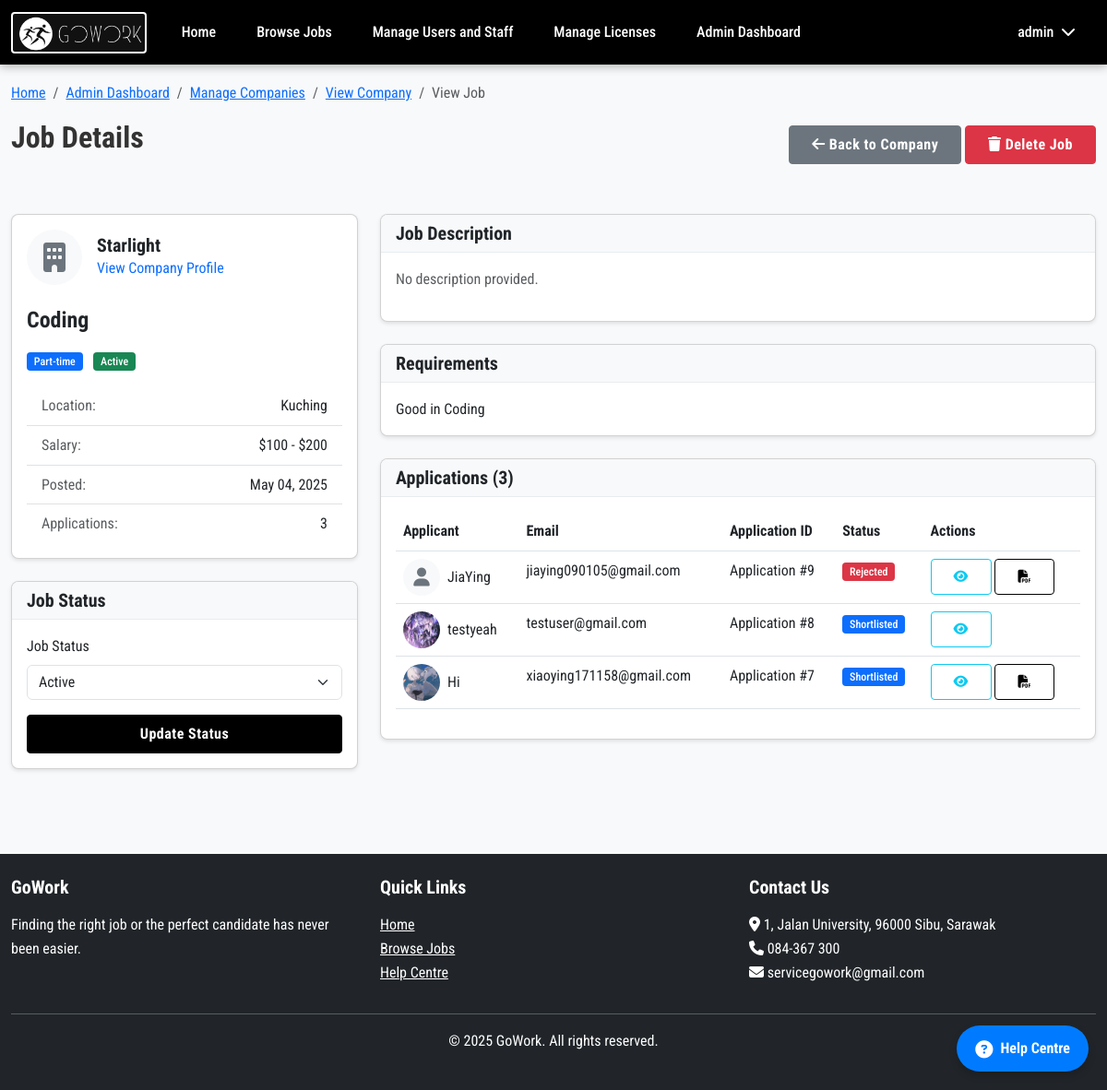
Page /pages/admin/view_job.php?id=7 (signed in) on the committed database.
### tables this page shows
CREATE TABLE `users` (
  `user_id` int(11) NOT NULL,
  `username` varchar(50) NOT NULL,
  `email` varchar(100) NOT NULL,
  `password` varchar(255) NOT NULL,
  `profile_picture` varchar(255) DEFAULT NULL,
  `user_type` int(11) NOT NULL,
  `created_at` timestamp NOT NULL DEFAULT current_timestamp(),
  `updated_at` timestamp NOT NULL DEFAULT current_timestamp() ON UPDATE current_timestamp()
);

CREATE TABLE `jobs` (
  `job_id` int(11) NOT NULL,
  `company_id` int(11) NOT NULL,
  `job_title` varchar(100) NOT NULL,
  `description` text NOT NULL,
  `salary_min` decimal(10,2) DEFAULT NULL,
  `salary_max` decimal(10,2) DEFAULT NULL,
  `location` varchar(100) NOT NULL,
  `requirements` text DEFAULT NULL,
  `job_type` varchar(50) NOT NULL,
  `categories` text DEFAULT NULL,
  `posted_date` timestamp NOT NULL DEFAULT current_timestamp(),
  `is_active` tinyint(1) DEFAULT 1,
  `state` varchar(50) DEFAULT NULL,
  `region` varchar(100) DEFAULT NULL,
  `category` varchar(100) DEFAULT NULL,
  `skills` text DEFAULT NULL
);

CREATE TABLE `companies` (
  `company_id` int(11) NOT NULL,
  `user_id` int(11) NOT NULL,
  `company_name` varchar(100) NOT NULL,
  `description` text DEFAULT NULL,
  `company_culture` text DEFAULT NULL,
  `contact_number` varchar(20) DEFAULT NULL,
  `address` varchar(255) DEFAULT NULL,
  `city` varchar(50) DEFAULT NULL,
  `state` varchar(50) DEFAULT NULL,
  `country` varchar(50) DEFAULT NULL,
  `license_path` varchar(255) DEFAULT NULL,
  `license_status` enum('Pending','Approved','Not Approved') DEFAULT 'Pending',
  `created_at` timestamp NOT NULL DEFAULT current_timestamp(),
  `updated_at` timestamp NOT NULL DEFAULT current_timestamp() ON UPDATE current_timestamp()
);

CREATE TABLE `applications` (
  `application_id` int(11) NOT NULL,
  `job_id` int(11) NOT NULL,
  `user_id` int(11) NOT NULL,
  `applied_date` timestamp NOT NULL DEFAULT current_timestamp(),
  `status` varchar(20) NOT NULL DEFAULT 'Pending',
  `resume_path` varchar(255) DEFAULT NULL,
  `is_hidden_from_user` tinyint(1) NOT NULL DEFAULT 0,
  `created_at` timestamp NOT NULL DEFAULT current_timestamp()
);

### pages/admin/view_job.php (the view, shortened to what the rows shown need)
<?php
require_once '../../includes/database.php';
require_once '../../includes/functions.php';
$jobId = isset($_GET['id']) ? (int)$_GET['id'] : 0;
$sql = "SELECT j.*, c.company_name, c.company_id, u.email, u.profile_picture, c.user_id as company_user_id
        FROM jobs j
        JOIN companies c ON j.company_id = c.company_id
        JOIN users u ON c.user_id = u.user_id
        WHERE j.job_id = ?";
$job = fetchRow($sql, 'i', [$jobId]);
$sql = "SELECT a.*, u.email, u.username, u.profile_picture
        FROM applications a
        JOIN users u ON a.user_id = u.user_id
        WHERE a.job_id = ?
        ORDER BY a.application_id DESC";
$applications = fetchAll($sql, 'i', [$jobId]);
require_once '../../includes/header.php';
?>
<div class="container">
    <div class="row mb-4">
        <div class="col-12">
            <div class="d-flex justify-content-between align-items-center mb-4">
                <h2>Job Details</h2>
            </div>
        </div>
    </div>
    <div class="row">
        <div class="col-md-4 mb-4">
            <div class="card">
                <div class="card-body">
                    <div class="d-flex align-items-center mb-4">
                        <?php if ($job['profile_picture']): ?>
                            <img src="<?php echo SITE_URL; ?>/uploads/profile_pictures/<?php echo $job['profile_picture']; ?>" alt="Company Logo" class="rounded-circle me-3" width="60" height="60">
                        <?php else: ?>
                            <div class="rounded-circle bg-light d-inline-flex align-items-center justify-content-center me-3" style="width: 60px; height: 60px">
                            </div>
                        <?php endif; ?>
                        <div>
                            <h5 class="mb-0"><?php echo htmlspecialchars($job['company_name']); ?></h5>
                            <a href="<?php echo SITE_URL; ?>/pages/admin/view_user.php?id=<?php echo $job['company_user_id']; ?>" class="text-decoration-none">
                                View Company Profile
                            </a>
                        </div>
                    </div>
                    <h4 class="mb-3"><?php echo htmlspecialchars($job['job_title']); ?></h4>
                    <div class="mb-3">
                        <span class="badge bg-primary me-2"><?php echo htmlspecialchars($job['job_type']); ?></span>
                        <?php if ($job['is_active']): ?>
                            <span class="badge bg-success">Active</span>
                        <?php else: ?>
                            <span class="badge bg-secondary">Inactive</span>
                        <?php endif; ?>
                    </div>
                    <div class="list-group list-group-flush">
                        <div class="list-group-item">
                            <div class="row">
                                <div class="col-6 text-muted">Location:</div>
                                <div class="col-6 text-end"><?php echo htmlspecialchars($job['location']); ?></div>
                            </div>
                        </div>
                        <div class="list-group-item">
                            <div class="row">
                                <div class="col-6 text-muted">Salary:</div>
                                <div class="col-6 text-end">
                                    <?php
                                    if (!empty($job['salary_min']) && !empty($job['salary_max'])) {
                                        echo '$' . number_format($job['salary_min']) . ' - $' . number_format($job['salary_max']);
                                    } elseif (!empty($job['salary_min'])) {
                                        echo 'From $' . number_format($job['salary_min']);
                                    } elseif (!empty($job['salary_max'])) {
                                        echo 'Up to $' . number_format($job['salary_max']);
                                    } else {
                                        echo 'Not specified';
                                    }
                                    ?>
                                </div>
                            </div>
                        </div>
                        <div class="list-group-item">
                            <div class="row">
                                <div class="col-6 text-muted">Posted:</div>
                                <div class="col-6 text-end"><?php echo date('M d, Y', strtotime($job['posted_date'])); ?></div>
                            </div>
                        </div>
                        <div class="list-group-item">
                        </div>
                    </div>
                </div>
            </div>
            <div class="card mt-4">
                <div class="card-body">
                    <form action="<?php echo SITE_URL; ?>/api/admin/update_job_status.php" method="POST">
                        <div class="mb-3">
                            <label for="is_active" class="form-label">Job Status</label>
                            <select class="form-select" id="is_active" name="is_active" required>
                                <option value="1" <?php echo $job['is_active'] ? 'selected' : ''; ?>>Active</option>
                            </select>
                        </div>
                    </form>
                </div>
            </div>
        </div>
        <div class="col-md-8">
            <div class="card mb-4">
                <div class="card-body">
                    <?php if (!empty($job['requirements'])): ?>
                        <div class="requirements">
                            <?php echo nl2br(htmlspecialchars($job['requirements'])); ?>
                        </div>
                    <?php else: ?>
                        <p class="text-muted">No requirements specified.</p>
                    <?php endif; ?>
                </div>
            </div>
            <div class="card">
                <div class="card-body">
                    <?php if (!empty($applications)): ?>
                        <div class="table-responsive">
                            <table class="table table-hover">
                                <thead>
                                    <tr>
                                        <th>Applicant</th>
                                        <th>Email</th>
                                        <th>Application ID</th>
                                        <th>Status</th>
                                        <th>Actions</th>
                                    </tr>
                                </thead>
                                <tbody>
                                    <?php foreach ($applications as $application): ?>
                                        <tr>
                                            <td>
                                                <div class="d-flex align-items-center">
                                                    <?php if ($application['profile_picture']): ?>
                                                        <img src="<?php echo SITE_URL; ?>/uploads/profile_pictures/<?php echo $application['profile_picture']; ?>" alt="Applicant" class="rounded-circle me-2" width="40" height="40">
                                                    <?php else: ?>
                                                        <div class="rounded-circle bg-light d-inline-flex align-items-center justify-content-center me-2" style="width: 40px; height: 40px">
                                                            <i class="fas fa-user fa-lg text-secondary"></i>
                                                        </div>
                                                    <?php endif; ?>
                                                    <?php echo htmlspecialchars($application['username']); ?>
                                                </div>
                                            </td>
                                            <td><?php echo htmlspecialchars($application['email']); ?></td>
                                            <td>Application #<?php echo $application['application_id']; ?></td>
                                            <td>
                                                <?php
                                                $statusClass = 'bg-secondary';
                                                switch ($application['status']) {
                                                    case 'Shortlisted':
                                                        $statusClass = 'bg-primary';
                                                        break;
                                                    case 'Rejected':
                                                        $statusClass = 'bg-danger';
                                                        break;
                                                }
                                                ?>
                                                <span class="badge <?php echo $statusClass; ?>"><?php echo $application['status']; ?></span>
                                            </td>
                                            <td>
                                                <a href="<?php echo SITE_URL; ?>/pages/admin/view_application.php?id=<?php echo $application['application_id']; ?>" class="btn btn-sm btn-outline-info">
                                                    <i class="fas fa-eye"></i>
                                                </a>
                                                <?php if ($application['resume_path']): ?>
                                                <a href="<?php echo SITE_URL; ?>/uploads/resumes/<?php echo $application['resume_path']; ?>" class="btn btn-sm btn-outline-secondary" target="_blank">
                                                    <i class="fas fa-file-pdf"></i>
                                                </a>
                                                <?php endif; ?>
                                            </td>
                                        </tr>
                                    <?php endforeach; ?>
                                </tbody>
                            </table>
                        </div>
                    <?php endif; ?>
                </div>
            </div>
        </div>
    </div>
</div>
<?php
require_once '../../includes/footer.php';
?>

### includes/header.php (shortened to what the rows shown need)
<?php
$root_path = $_SERVER['DOCUMENT_ROOT'] . '/';
require_once $root_path . 'includes/functions.php';
?>
<!DOCTYPE html>
<html lang="en">
<head>
    <link href="https://cdn.jsdelivr.net/npm/bootstrap@5.3.0/dist/css/bootstrap.min.css" rel="stylesheet">
    <link rel="stylesheet" href="https://cdnjs.cloudflare.com/ajax/libs/font-awesome/6.4.0/css/all.min.css">
    <link rel="stylesheet" href="<?php echo SITE_URL; ?>/assets/css/main.css">
    <link rel="stylesheet" href="<?php echo SITE_URL; ?>/assets/css/dropdown-fix.css">
</head>
<body>
    <nav class="navbar navbar-expand-lg navbar-dark fixed-top">
        <div class="container position-relative">
            <div class="collapse navbar-collapse" id="navbarNav">
                <ul class="navbar-nav">
                    <?php if (isLoggedIn()): ?>
                        <li class="nav-item dropdown d-none d-lg-block">
                            <a class="nav-link dropdown-toggle" href="#" id="navbarDropdown" role="button" data-bs-toggle="dropdown" aria-expanded="false">
                                <?php
                                $user = getCurrentUser();
                                echo htmlspecialchars($user['username']);
                                ?> <i class="fas fa-chevron-down ms-1"></i>
                            </a>
                        </li>
                    <?php endif; ?>
                </ul>
            </div>
        </div>
    </nav>
</body>
</html>

### rows in the picture
users: username "admin"
jobs: company.company_name "Starlight", job_title "Coding", job_type "Part-time", location "Kuching", salary_min "100", salary_max "200", posted_date "May 04, 2025", is_active "Active", requirements "Good in Coding"
applications: user.username "JiaYing", user.email "jiaying090105@gmail.com", application_id "9", status "Rejected"
applications: user.profile_picture (picture), user.username "testyeah", user.email "testuser@gmail.com", application_id "8", status "Shortlisted"
applications: user.profile_picture (picture), user.username "Hi", user.email "xiaoying171158@gmail.com", application_id "7", status "Shortlisted"

### other values in the picture
count($applications) "3"
SITE_NAME "GoWork"
